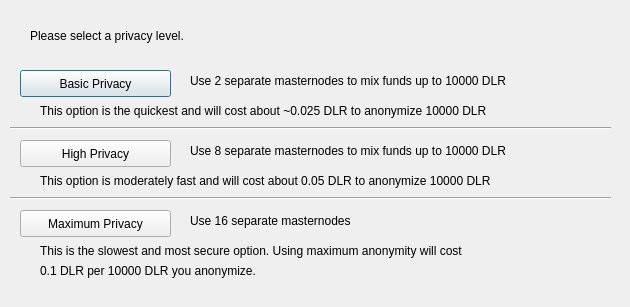
<?xml version="1.0" encoding="UTF-8"?>
<ui version="4.0">
 <class>DarksendConfig</class>
 <widget class="QDialog" name="DarksendConfig">
  <property name="geometry">
   <rect>
    <x>0</x>
    <y>0</y>
    <width>630</width>
    <height>307</height>
   </rect>
  </property>
  <property name="windowTitle">
   <string>Configure Darksend</string>
  </property>
  <widget class="QPushButton" name="buttonBasic">
   <property name="geometry">
    <rect>
     <x>20</x>
     <y>70</y>
     <width>151</width>
     <height>27</height>
    </rect>
   </property>
   <property name="text">
    <string>Basic Privacy</string>
   </property>
  </widget>
  <widget class="QPushButton" name="buttonHigh">
   <property name="geometry">
    <rect>
     <x>20</x>
     <y>140</y>
     <width>151</width>
     <height>27</height>
    </rect>
   </property>
   <property name="text">
    <string>High Privacy</string>
   </property>
  </widget>
  <widget class="QPushButton" name="buttonMax">
   <property name="geometry">
    <rect>
     <x>20</x>
     <y>210</y>
     <width>151</width>
     <height>27</height>
    </rect>
   </property>
   <property name="text">
    <string>Maximum Privacy</string>
   </property>
  </widget>
  <widget class="QLabel" name="label">
   <property name="geometry">
    <rect>
     <x>30</x>
     <y>20</y>
     <width>571</width>
     <height>31</height>
    </rect>
   </property>
   <property name="text">
    <string>Please select a privacy level.</string>
   </property>
  </widget>
  <widget class="QLabel" name="label_2">
   <property name="geometry">
    <rect>
     <x>190</x>
     <y>70</y>
     <width>421</width>
     <height>21</height>
    </rect>
   </property>
   <property name="text">
    <string>Use 2 separate masternodes to mix funds up to 10000 DLR</string>
   </property>
  </widget>
  <widget class="QLabel" name="label_3">
   <property name="geometry">
    <rect>
     <x>190</x>
     <y>140</y>
     <width>411</width>
     <height>21</height>
    </rect>
   </property>
   <property name="text">
    <string>Use 8 separate masternodes to mix funds up to 10000 DLR</string>
   </property>
  </widget>
  <widget class="QLabel" name="label_4">
   <property name="geometry">
    <rect>
     <x>190</x>
     <y>210</y>
     <width>421</width>
     <height>21</height>
    </rect>
   </property>
   <property name="text">
    <string>Use 16 separate masternodes</string>
   </property>
  </widget>
  <widget class="QLabel" name="label_6">
   <property name="geometry">
    <rect>
     <x>40</x>
     <y>100</y>
     <width>561</width>
     <height>21</height>
    </rect>
   </property>
   <property name="text">
    <string>This option is the quickest and will cost about ~0.025 DLR to anonymize 10000 DLR</string>
   </property>
  </widget>
  <widget class="QLabel" name="label_7">
   <property name="geometry">
    <rect>
     <x>40</x>
     <y>170</y>
     <width>561</width>
     <height>21</height>
    </rect>
   </property>
   <property name="text">
    <string>This option is moderately fast and will cost about 0.05 DLR to anonymize 10000 DLR</string>
   </property>
  </widget>
  <widget class="QLabel" name="label_8">
   <property name="geometry">
    <rect>
     <x>40</x>
     <y>240</y>
     <width>561</width>
     <height>21</height>
    </rect>
   </property>
   <property name="text">
    <string>This is the slowest and most secure option. Using maximum anonymity will cost</string>
   </property>
  </widget>
  <widget class="QLabel" name="label_9">
   <property name="geometry">
    <rect>
     <x>40</x>
     <y>260</y>
     <width>561</width>
     <height>21</height>
    </rect>
   </property>
   <property name="text">
    <string>0.1 DLR per 10000 DLR you anonymize.</string>
   </property>
  </widget>
  <widget class="Line" name="line">
   <property name="geometry">
    <rect>
     <x>10</x>
     <y>120</y>
     <width>601</width>
     <height>16</height>
    </rect>
   </property>
   <property name="orientation">
    <enum>Qt::Horizontal</enum>
   </property>
  </widget>
  <widget class="Line" name="line_2">
   <property name="geometry">
    <rect>
     <x>10</x>
     <y>190</y>
     <width>601</width>
     <height>16</height>
    </rect>
   </property>
   <property name="orientation">
    <enum>Qt::Horizontal</enum>
   </property>
  </widget>
 </widget>
 <resources/>
 <connections/>
</ui>
